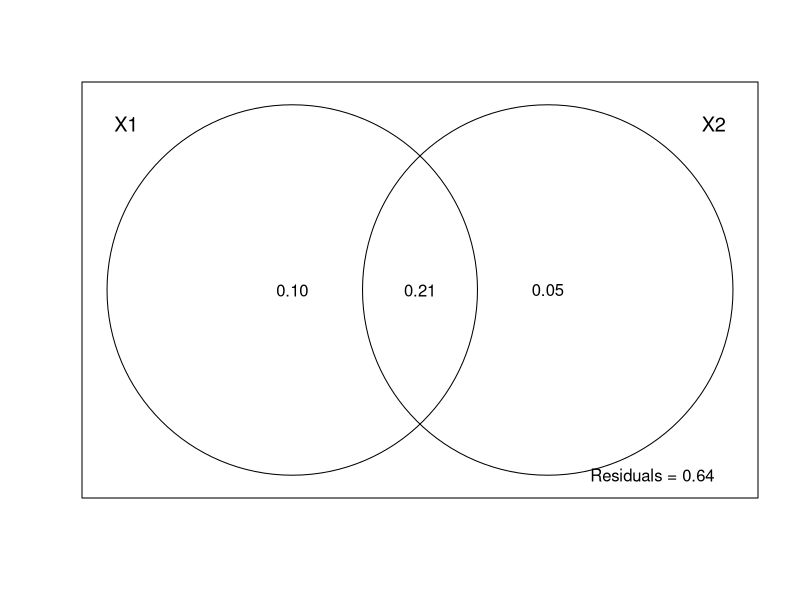
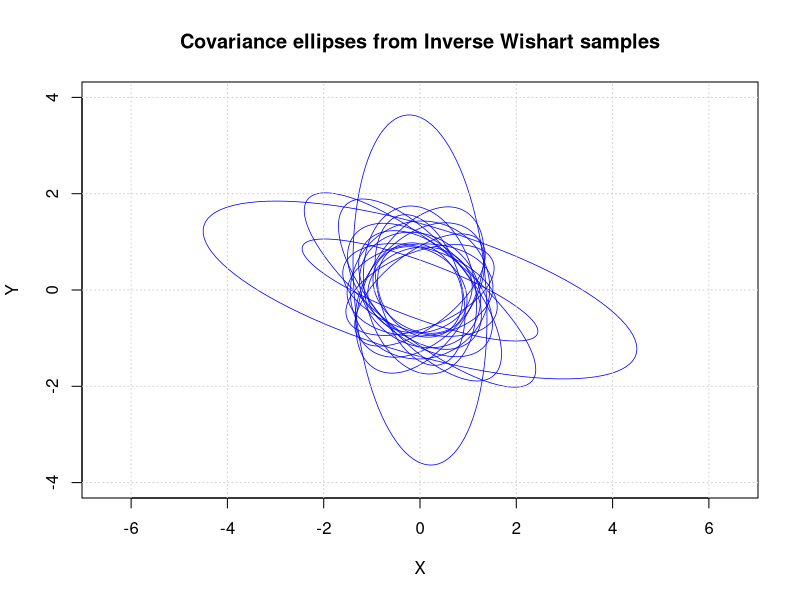

These charts were generated, in order, by the following R code: (Note: this script raises an error after producing the figures.)
#walk through of likelihood ratio testing

#example of binomial distribution
#imagine fieldwork, plant sampling  in an area with wilt outbreak
#out of 50 plants, 42 have the disease

# Write a small function to calculate the probability of a specific outcome
likelihood_fun <- function(k, n, p)
{
  # Calculate the likelihood using the formula
  lik <- choose(n, k) * (p^k) * ((1.0 - p)^(n - k))
  
  # Return the result
  return(lik)
}


#---------------------Variance Partitioning Example

# Load the vegan library
library(vegan)
# Load the mite dataset
data(mite) #35 species, 70 sites
data(mite.env) #env variables for each of the 70 sites 
data(mite.xy) #geographical coordinates of 70 sites


# Create tables and consider a Hellinger transformation
Y <- decostand(mite, method="hellinger")#this takes square root of site proportions
                    #Y = species abundance matrix
X <- mite.env[,1:2] #X = env
W <- mite.xy        #W = spatial (geographical coordinates)

View(cbind(X,W))

#multivariate extension of lm
#if Y had a single variable, same result as lm()
rda_xw <- rda(Y, cbind(X, W)) #A + B + C
#cbind here just combines X and Y
rda_x <- rda(Y, X)            #A + B
rda_w <- rda(Y, W)            #B + C


# Compute the adjusted R2 values
abc_frac <- RsquareAdj(rda_xw)$adj.r.squared
ab_frac <- RsquareAdj(rda_x)$adj.r.squared
bc_frac <- RsquareAdj(rda_w)$adj.r.squared

# Compute the adjusted R2 values
a_frac <- abc_frac - bc_frac
c_frac <- abc_frac - ab_frac
b_frac <- ab_frac - a_frac
d_frac <- 1.0 - abc_frac
#
c(a_frac, c_frac, b_frac, d_frac) #manually

# Compute the adjusted R2 values
varpart(Y, X, W)$part$indfract[,3] #gives the same!
#stuff after $is just to clarify it for me... without it
#varpart summary is very complicated

# Plot the fractions of variation
plot(varpart(Y, X, W))

#in my case, replace spatial variables by phylogenetic PCS
#i.e. W = phylo PCs




#-- MCMC tutorial
# For riwish function, you need
library(MCMCpack)
# For the covariance ellipses, you need
library(ellipse)

# Parameters for the Inverse Wishart distribution

#we will use inverse wishart prior for the phylogeny!!


# nu (v): degrees of freedom, needs to be > dim(Psi) or R will throw a fit
# for weak prior, v will be similar to number of species
# Psi (S): Scale matrix, can be anything so long as it is positive semidefinite
# positive semidefinite = eigenvalues non negative (0 or positive)
# for weak prior, psi will be similar to identity matrix (i.e. star tree)
nu <- 5 + 0.001
Psi <- matrix(c(1, 0.01, 0.01, 1), nrow=2, ncol=2)

# Sample 100 covariance matrices from the parametrized Inverse Wishart distribution
n_samples <- 100
samples <- replicate(n_samples, riwish(nu, Psi), simplify = FALSE)

# Begin with empty plot
plot(NA,
     xlim=c(-4,4),
     ylim=c(-4,4),
     xlab="X",
     ylab="Y",
     main="Covariance ellipses from Inverse Wishart samples",
     asp=1)
# Add the first 20 ellipses (you can change this value, so long as it remains
# <= n_samples)
for(i in 1:20){
  lines(ellipse(samples[[i]],
                centre=c(0,0),
                level=0.95),
        col="blue",
        lwd=0.75,
        lty=1)
}
# Add grid for ... prettiness
grid()

#mess with parameters: covariance ellipses 
#can be big and different each time they're plotted 

#sample for generating matrices with every possible combination
expand.grid()
#this will have x from 1 to 3 with each associated to 20 and 21
#6 x 2 matrix
expand.grid(x = 1:3, y = 20:21)
#this will come in handy, as opposed to having multiple scripts


#lost code where we looked at phylogenies with generated data
#according to lambda
#didnt find :(


#biogeom tree niche hypothesis paper
model <- MCMCglmm(Root_Scores ~ 1, random=~phylogeny+species,
                  data= dfasc, pedigree=tree.dfa, nodes='TIPS',
                  family="gaussian", verbose=T, prior=random_intercepts_prior(2),
                  nitt=Nnitt, burnin=Nburnin, thin=Nthin) 
#same prior - they defined their own random_intercepts_prior(2)

#to show inva and solve(vcv) do the same thing
invA <- as.matrix(inverseA(pedigree = ausdata_all_pos_sp_tree, nodes = "TIPS", scale = TRUE)$Ainv)
invVCV <- solve(vcv(phy = ausdata_all_pos_sp_tree))

cor(c(invA), c(invVCV))
plot(c(invA), c(invVCV))
abline(h = 0, v = 0, lty = 2)
